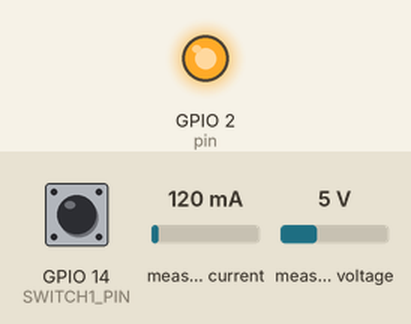
The program below on a simulated ESP8266 (NodeMCU). On the bench: output pins drawn as LEDs (lit = HIGH). Dashed ring = blinking. Inputs (shaded band) come from the test bench; at power-on: GPIO 14 (SWITCH1_PIN) HIGH, measured current 120 mA, measured voltage 5 V.

Above: at 1.2 s.
1.3 s: GPIO 14 (SWITCH1_PIN) pulsed LOW 5 times (0.12 s each, 0.3 s apart)
At 1.52 s:
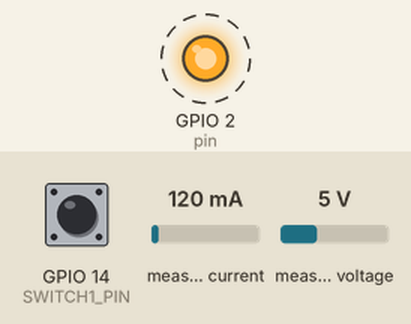
4.3 s: GPIO 14 (SWITCH1_PIN) pulled LOW for 3.2 s
At 4.7 s:
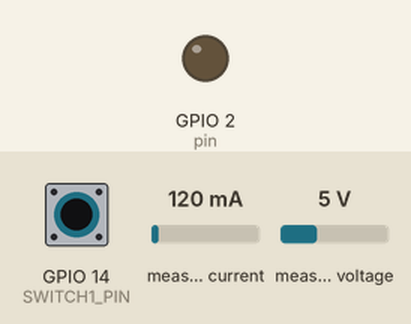
Timing chart, 0 to 9.0 s (numbered marks = the images above; inputs shaded):
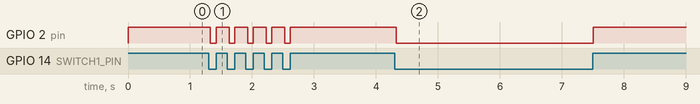

Measured:
- after the input at 1.3 s, GPIO 2 (pin): alternates HIGH for 0.21 s and LOW for 0.09 s, 10 changes in all, then stays HIGH, starting at once
- after the input at 4.3 s, GPIO 2 (pin): HIGH → LOW at once, → HIGH 3.2 s later

The program:

main.cpp
```cpp
/****************************************************************
*                                                               *
*   main.cpp                                                    *
*                                                               *
*   Main file containing setup and loop code.                   *
*                                                               *
*****************************************************************/
#include <Arduino.h>
#include <ESP8266WiFi.h>
#include "LEDs.h"
#include "Events.h"
#include "Sensors.h"
#include "WebServer/Data.hpp"
#include "WebServer/WebServer.h"

#define SWITCH1_PIN 14  // D5
#define SWITCH2_PIN 16  // D0
#define INA_SDA_PIN  4  // D2
#define INA_SCL_PIN  5  // D1


// Global objects
EventEmitter event_emitter;
BuiltinLED board_led = BuiltinLED();
Switch switch1(event_emitter, SWITCH1_PIN);
// Switch switch2(event_emitter, SWITCH2_PIN);
INA219 ina219(event_emitter, INA_SDA_PIN, INA_SCL_PIN);

// Web server object
WebServer server(80, "esp8266", "12345678");

// Global variables
double x_avg = 0.01346962;      // m
unsigned long t0 = millis();    // ms


// Event handlers
// void ina219_OnEvent(const Event& event) {
//     // Responding to SWITCH1_STATE_CHANGE_TO_LOW / SWITCH1_STATE_CHANGE_TO_HIGH
//     if (event.type == EventType::SWITCH1_STATE_CHANGE_TO_LOW) {
//         // State changed from HIGH to LOW
//         board_led.Off();
//         ina219.StopPolling();
//         double dt = (millis() - ina219.reading_began) / 1000.0;
//         float rpm = 30.0 / dt;
//         float force = 1 / (212.86 * dt * dt);
//         float torque = force * x_avg;
//         float voltage = ina219.measurements.voltage.GetAverage();
//         float current = ina219.measurements.current.GetAverage();
//         float powerin = voltage * current;
//         float powerout = (rpm * rpm * rpm) * (x_avg / 1829397.0);
//         float efficiency = powerout / powerin;
//         float temperature = ina219.measurements.temperature.GetAverage();
//         float elapsed = (millis() - t0) / 1000.0;
//         Data data;
//         data.speed = rpm;
//         data.torque = torque * 1000.0;          // N·m -> N·mm
//         data.voltage = voltage;
//         data.current = current;
//         data.powerin = powerin;
//         data.powerout = powerout;
//         data.efficiency = efficiency * 100.0;   // d% -> %
//         data.temperature = temperature;
//         data.elapsed = elapsed;
//         server.UpdateData(&data);
//     }
//     else if (event.type == EventType::SWITCH1_STATE_CHANGE_TO_HIGH) {
//         // State changed from LOW to HIGH
//         board_led.On();
//         ina219.reading_began = millis();
//         ina219.Begin(2);
//     }
// }
void ina219_OnEvent(const Event& event) {
    // Responding to SWITCH1_STATE_CHANGE_TO_LOW / SWITCH1_STATE_CHANGE_TO_HIGH
    if (event.type == EventType::SWITCH1_STATE_CHANGE_TO_LOW) {
        // State changed from HIGH to LOW
        board_led.Off();
        ina219.StopPolling();
        float dt = (millis() - ina219.reading_began) / 1000.0;
        float rpm = 30.0 / dt;
        float force = 1 / (212.86 * dt * dt);
        float torque = force * x_avg;
        float voltage = ina219.measurements.voltage.GetAverage();
        float current = ina219.measurements.current.GetAverage();
        float powerin = voltage * current;
        float powerout = (rpm * rpm * rpm) * (x_avg / 1829397.0);
        float efficiency = powerout / powerin;
        float temperature = ina219.measurements.temperature.GetAverage();
        float elapsed = (millis() - t0) / 1000.0;

        server.incoming_data.speed = rpm;
        server.incoming_data.torque = torque * 1000.0;          // N·m -> N·mm
        server.incoming_data.voltage = voltage;
        server.incoming_data.current = current;
        server.incoming_data.powerin = powerin;
        server.incoming_data.powerout = powerout;
        server.incoming_data.efficiency = efficiency * 100.0;   // .% -> %
        server.incoming_data.temperature = temperature;
        server.incoming_data.elapsed = elapsed;
    }
    else if (event.type == EventType::SWITCH1_STATE_CHANGE_TO_HIGH) {
        // State changed from LOW to HIGH
        board_led.On();
        ina219.reading_began = millis();
        ina219.Begin(2);
    }
}


void setup()
{
    board_led.Initialize();
    Serial.begin(115200);

    // Register events & set callback
    ina219.RegisterForEvents({
        EventType::SWITCH1_STATE_CHANGE_TO_LOW,
        EventType::SWITCH1_STATE_CHANGE_TO_HIGH
    });
    ina219.SetOnEvent(ina219_OnEvent);

    // Start switch polling
    switch1.Begin(1);

    // Start webserver
    server.Start();

    // Schedule webserver updates
    server.ScheduleUpdates(250);

    // Start INA219 polling if switch1 state is HIGH
    if (switch1.last_state == 1) {
        ina219.reading_began = millis();
        ina219.Begin(2);
    }
}


void loop()
{
    yield();
}
```

Events.h
```cpp
/****************************************************************
*                                                               *
*   Events.h                                                    *
*                                                               *
*   Include file for:                                           *
*     - Event.hpp                                               *
*     - EventEmitter.hpp                                        *
*     - EventListener.hpp                                       *
*                                                               *
*****************************************************************/
#ifndef EVENTS_H
#define EVENTS_H

#include "Events/Event.hpp"
#include "Events/EventEmitter.hpp"
#include "Events/EventListener.hpp"

#endif // EVENTS_H
```

Event.hpp
```cpp
/****************************************************************
*                                                               *
*   Event.hpp                                                   *
*                                                               *
*   `Event` struct and `EventType` enum class definitions.      *
*                                                               *
*****************************************************************/
#ifndef EVENT_HPP
#define EVENT_HPP

#include <Arduino.h>


// ## EventType
// Class defining different event types.
// Events of these types are what gets emitted and registered for by sensors/controllers/listeners.
// ### Defined event types:
// - `SWITCH1_STATE_CHANGE`
// - `SWITCH2_STATE_CHANGE`
// - `SWITCH1_STATE_CHANGE_TO_LOW`
// - `SWITCH1_STATE_CHANGE_TO_HIGH`
enum class EventType {
    // SWITCH1_STATE_CHANGE,
    // SWITCH2_STATE_CHANGE,
    SWITCH1_STATE_CHANGE_TO_LOW,
    SWITCH1_STATE_CHANGE_TO_HIGH,
};


// ## Event
// Struct defining the properties of an event.
// ### Defined properties:
// - `type` (`EventType`) - The type of event, as defined by the `EventType` class.
// - `value` (`float`) - The value associated with the event.
// - `type_string` (`String`) - A string representation of the event type (e.g. `"SWITCH1_STATE_CHANGE"` for `EventType::SWITCH2_STATE_CHANGE`).
struct Event {
    EventType type;
    float value;
    String type_string;
};


#endif // EVENT_HPP
```

EventEmitter.hpp
```cpp
/****************************************************************
*                                                               *
*   EventEmitter.hpp                                            *
*                                                               *
*   EventEmitter class definition.                              *
*                                                               *
*****************************************************************/
#ifndef EVENT_EMITTER_HPP
#define EVENT_EMITTER_HPP

#include <vector>
#include "Event.hpp"
#include "EventListener.hpp"


// ## EventEmitter
// Class representing an event-emitting object.
// Only a single event emitter is required, and is passed to all sensor/controller objects.
class EventEmitter {
private:
    // ### `EventEmitter.listeners`
    // Private vector of pointers to `EventListener` objects.
    // This vector is automatically populated by new sensor/controller objects during instantiation.
    // When emitting an event of a particular type, only the listeners registered to that event type will be notified.
    std::vector<EventListener*> listeners;

public:
    // ### `EventEmitter.AddEventListener()`
    // Used to append new listeners to the `EventEmitter.listeners` vector on sensor/controller object instantiation.
    // Called automatically by all sensor objects from the base `Sensor` class and by all controller objects from the `Controller` class.
    // ### Parameters
    // - `listener` - A pointer to an `EventListener` object, which is passed automatically during sensor/controller object creation.
    void AddEventListener(EventListener* listener) {
        listeners.push_back(listener);
    }

    // ### `EventEmitter.EmitEvent()`
    // Emits an event.
    // This event is emitted to only those sensor/controller objects that are registered for it.
    // The specification of which sensor/controller objects are registered to which events is done in either their contructors or their `RegisterForEvent` methods.
    // ### Parameters
    // - `event` - An `Event` struct with the following properties:
    //      --> `value` (`float`) - The value associated with the event.
    //      --> `type` (`EventType`) - The type of event, as defined by the `EventType` class.
    //      --> `type_string` (`String`) - A string representation of the event type (e.g. `"TEMPERATURE_CHANGE"` for `EventType::TEMPERATURE_CHANGE`).
    void EmitEvent(const Event& event) {
        for (auto listener : listeners) {
            if (listener->IsRegisteredFor(event.type)) {
                listener->OnEvent(event);
            }
        }
    }
};


#endif // EVENT_EMITTER_HPP
```

EventListener.hpp
````cpp
/****************************************************************
*                                                               *
*   EventListener.hpp                                           *
*                                                               *
*   EventListener class definition.                             *
*                                                               *
*****************************************************************/
#ifndef EVENT_LISTENER_HPP
#define EVENT_LISTENER_HPP

#include <set>
#include "Event.hpp"


// ## EventListener
// Event listener interface class.
// This class is inherited by the base `Sensor` class and the `Controller` class.
// Both the `events` and `handler` parameters are optional, and if not given, can be set later with the `RegisterForEvents` and `SetOnEvent` functions, respectively.
// ### Parameters
// - `events` - A list of event types (the inheriting object will be registered to receive events of these types).
// - `handler` - An `onEvent` function that will be called whenever the inheriting object receives an event it is registered for.
class EventListener {
protected:
    // ### `EventListener.registered_events`
    // Protected set of `EventType` objects.
    // The event types contained in this set are the events that the inheriting object is registered for and will be notified of.
    // It is populated in one of two ways:
    // - During instantiation via the `events` parameter
    // - After object instantiation, via the `RegisterForEvent` or `RegisterForEvents` method
    // ```c++
    // // During instantiation
    // SomeSensor(event_emitter, {EventType::TEMPERATURE_CHANGE});
    //
    // // Via the SetOnEvent method
    // SomeSensor sensor(event_emitter);
    // sensor.RegisterForEvent(EventType::TEMPERATURE_CHANGE);
    // sensor.RegisterForEvent({EventType::TEMPERATURE_CHANGE, EventType::HALL_EFFECT_CHANGE});
    // ```
    std::set<EventType> registered_events;

    // ### `EventListener.event_handler`
    // Protected function used as the `onEvent` callback for the inheriting object when receiving an event.
    // It can be defined in one of two ways:
    // - During instantiation via the `handler` parameter
    // - After object instantiation, via the `SetOnEvent` method
    // ```c++
    // // During instantiation
    // SomeSensor(
    //     event_emitter,
    //     {EventType::TEMPERATURE_CHANGE},
    //     [](const Event& event) { /* onEvent logic */ }
    // );
    //
    // // Via the SetOnEvent method
    // SomeSensor sensor(event_emitter);
    // sensor.SetOnEvent(
    //     [](const Event& event) { /* onEvent logic */ }
    // );
    // ```
    std::function<void(const Event&)> event_handler;

public:
    // ## EventListener
    // Event listener interface class.
    // This class is inherited by the base `Sensor` class and the `Controller` class.
    // Both the `events` and `handler` parameters are optional, and if not given, can be set later with the `RegisterForEvents` and `SetOnEvent` functions, respectively.
    // ### Parameters
    // - `events` - A list of event types (the inheriting object will be registered to receive events of these types).
    // - `handler` - An `onEvent` function that will be called whenever the inheriting object receives an event it is registered for.
    EventListener(
        const std::vector<EventType>& events = {},
        std::function<void(const Event&)> handler = nullptr
    ) : registered_events(events.begin(), events.end()), event_handler(handler) {
        if (!event_handler) {
            event_handler = [](const Event& event) {
                Serial.println("[Default Handler] Event received but no custom handler set.");
            };
        }
    }

    // ### `EventListener.OnEvent()`
    // A wrapper for the inheriting object's (sensor/controller) event handler function.
    // The wrapping of the event handler is done so a check can be performed that ensures the inheriting object is registered for the given event first.
    // This method is called automatically when the global event emitter's `EmitEvent` method is called, the condition of which is defined in the inheriting object's `Read` method.
    // Because the global event emitter handles the invoking of this function, it should never need to be called directly.
    // ### Parameters
    // - `event` - An `Event` struct with the following properties:
    //      --> `value` (`float`) - The value associated with the event.
    //      --> `type` (`EventType`) - The type of event, as defined by the `EventType` class.
    //      --> `type_string` (`String`) - A string representation of the event type (e.g. `"TEMPERATURE_CHANGE"` for `EventType::TEMPERATURE_CHANGE`).
    void OnEvent(const Event& event) {
        if (IsRegisteredFor(event.type)) {
            event_handler(event);
        }
    }

    // ### `EventListener.IsRegisteredFor()`
    // Checks if the inheriting object is explicitly registered for a given `EventType`.
    // It is called automatically when the global event emitter's `EmitEvent` method is called, before invoking the inheriting object's `onEvent` function/event handler.
    // Because the global event emitter indirectly handles the invoking of this function, it should never need to be called directly.
    // ### Parameters
    // - `type` - An `EventType` enum (i.e. `EventType::TEMPERATURE_CHANGE`).
    bool IsRegisteredFor(EventType type) const {
        return registered_events.find(type) != registered_events.end();
    }

    // ### `EventListener.SetOnEvent()`
    // Sets the `onEvent` function/event handler of the object.
    // This event handler is what is called whenever an event is received that the object is registered for.
    // ### Parameters
    // - `function` - A `void` return-type function with a single `const Event& event` parameter.
    //
    // This function can be passed in when pre-defined or can be defined inline:
    // ```c++
    // // Defining function inline
    // SomeSensor sensor(event_emitter);
    // sensor.SetOnEvent(
    //     [](const Event& event) { /* onEvent logic */ }
    // );
    //
    // // Passing a pre-defined function
    // void sensorOnEvent(const Event& event) { /* onEvent logic */ }
    // SomeSensor sensor(event_emitter);
    // sensor.SetOnEvent(sensorOnEvent);
    // ```
    void SetOnEvent(std::function<void(const Event&)> function) {
        event_handler = function;
    }

    // ### `EventListener.RegisterForEvent()`
    // Registers the object for an event.
    // Once registered, the object's `onEvent` function/event handler will be called whenever an event of that type is emitted.
    // ### Parameters
    // - `event` - An `EventType` enum (i.e. `EventType::TEMPERATURE_CHANGE`).
    // ```c++
    // // Example
    // SomeSensor sensor(event_emitter);
    // sensor.RegisterForEvent(EventType::TEMPERATURE_CHANGE);
    // ```
    void RegisterForEvent(EventType event) {
        registered_events.insert(event);
    }

    // ### `EventListener.RegisterForEvents()`
    // Registers the object for several events.
    // Once registered, the object's `onEvent` function/event handler will be called whenever an event of one of these types is emitted.
    // ### Parameters
    // - `events` - A vector of `EventType` enums (i.e. `EventType::TEMPERATURE_CHANGE`).
    // ```c++
    // // Example
    // SomeSensor sensor(event_emitter);
    // sensor.RegisterForEvents({EventType::TEMPERATURE_CHANGE, EventType::HALL_EFFECT_CHANGE});
    // ```
    void RegisterForEvents(const std::vector<EventType>& events) {
        registered_events.insert(events.begin(), events.end());
    }
};


#endif // EVENT_LISTENER_HPP
````

LEDs.h
```cpp
/****************************************************************
*                                                               *
*   LEDs.h                                                      *
*                                                               *
*   Include file for:                                           *
*     - LED.hpp                                                 *
*     - BuiltinLED.hpp                                          *
*                                                               *
*****************************************************************/
#ifndef LEDS_H
#define LEDS_H

#include "LEDs/LED.hpp"
#include "LEDs/BuiltinLED.hpp"

#endif // LEDS_H
```

Source omitted: BuiltinLED.hpp (2544 bytes), LED.hpp (2354 bytes), Sensors.h (1009 bytes), INA219.hpp (8812 bytes), Responder.hpp (2192 bytes), Sensor.hpp (3353 bytes), SensorBuffer.hpp (2440 bytes), Switch.hpp (4545 bytes), Data.hpp (9481 bytes), IndexHTML.hpp (11316 bytes), WebServer.cpp (4425 bytes), WebServer.h (5261 bytes)
